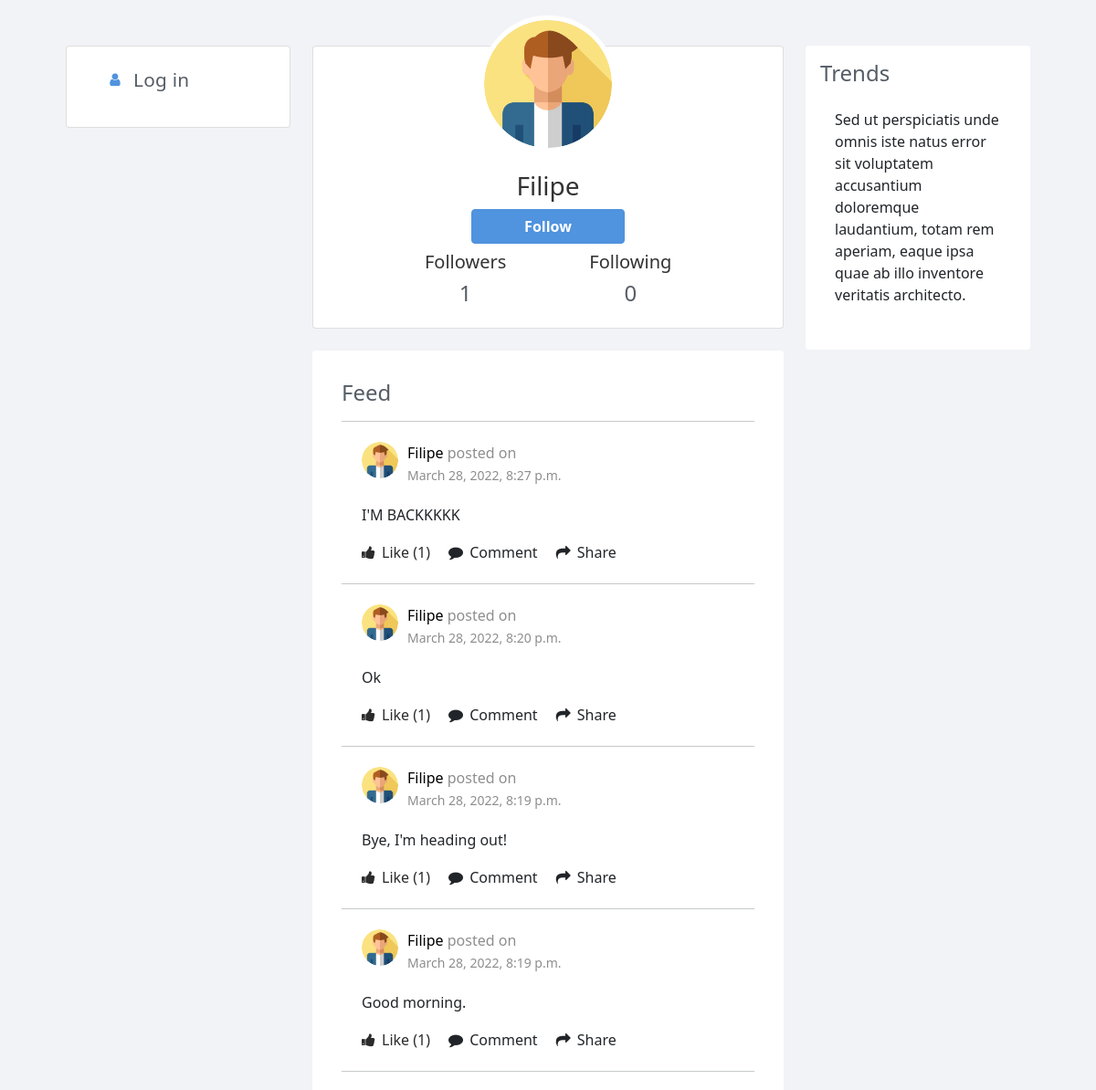
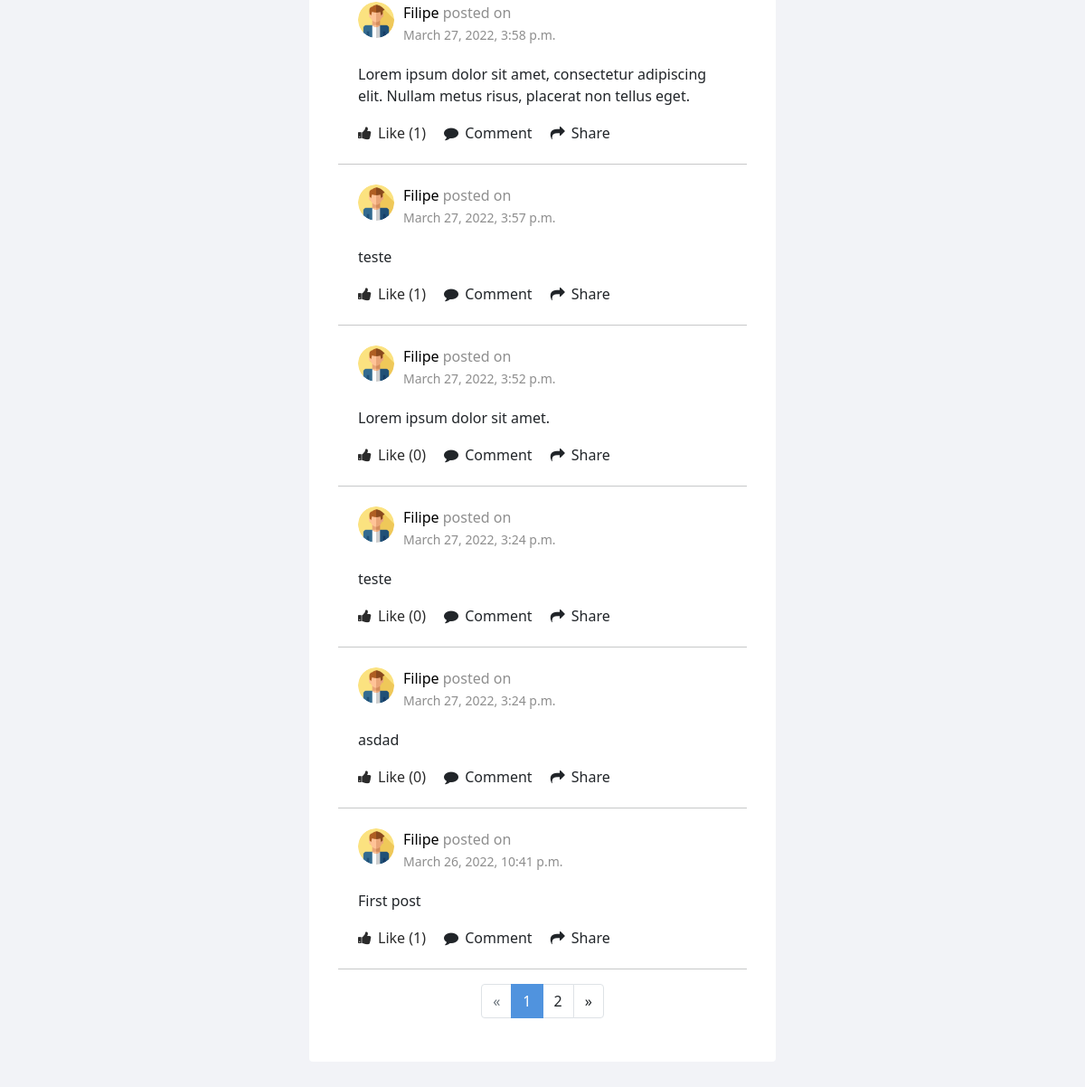
The page /u/Filipe on the database its author committed (2 pictures, top to bottom).
### network/models.py (models this page shows, shortened)
class User(AbstractUser):
    pass

class Post(models.Model):
    user = models.ForeignKey(User, on_delete=models.CASCADE, related_name="user_id")
    content = models.CharField(max_length=300, null=True, blank=True)
    timestamp = models.DateTimeField(auto_now_add=True)

### network/views.py (the view)
# urls.py: path('u/<username>', views.profile, name="profile"),
def profile(request, username):
    is_following=False
    profile_user = User.objects.get(username__iexact=username) #iexact ignores the lower and upper cases
    posts = Post.objects.filter(
            user=profile_user.id).order_by('-timestamp')
    total_following = Follow.objects.filter(
        follower=profile_user).count()
    total_followers = Follow.objects.filter(
        following=profile_user).count()
    if request.user.is_authenticated:
        logged_user = request.user.id
        if Follow.objects.filter(
        follower=request.user.id, following=profile_user).count() == 1:
            is_following=True
    user_liked_posts = Like.objects.filter(
            user_id=request.user.id).values_list('post_id', flat=True)
    post_num_like = {}
    if len(posts) > 0:
        for post in posts:
            post_num_like.update({post.id: Like.objects.filter(
        post=post.id).count()})
    paginator = Paginator(posts, 10)
    page_number = request.GET.get('page', 1)
    pages = paginator.get_page(page_number)
    return render(request, "network/profile.html", {
        "posts_pages": pages,
        "profile_user": profile_user,
        "is_following": is_following,
        "total_following": total_following,
        "total_followers": total_followers,
        "self_user_id":request.user.id,
        "post_num_likes": post_num_like,
        "user_liked_posts": user_liked_posts
    })

### network/templatetags/custom_tags.py (called while the page is built)
@register.filter(name='lookup')
def lookup(value, arg):
    return value[arg]

### network/templates/network/profile.html (shortened to what this page needs)
{% extends "network/layout.html" %}
{% load static %}
{% load custom_tags%}
{% block body %}
<div class="page-inner no-page-title" id="profile_page">
    <div id="main-wrapper">
        <div class="row">
            <div class="col-lg-5 col-xl-3">
                <div class="card mb-3">
                    <div class="card-body">
                        <ul class="nav-main" id="navbar">
                            {% if user.is_authenticated %}
                            <li class="nav-main-item">
                                <a class="nav-main-link" href="{% url 'index' %}">
                                    <i class="nav-main-link-icon fa fa-home"></i>
                                    <span class="nav-main-link-name">All Posts</span>
                                </a>
                            </li>
                            <li class="nav-main-item">
                                <a class="nav-main-link" href="{% url 'following' %}">
                                    <i class="nav-main-link-icon fa fa-users"></i>
                                    <span class="nav-main-link-name">Followers</span>
                                </a>
                            </li>
                            <li class="nav-main-item">
                                <a class="nav-main-link" href="{% url 'profile' user%}">
                                    <i class="nav-main-link-icon fa fa-user"></i>
                                    <span class="nav-main-link-name">Profile</span>
                                </a>
                            </li>
                            <li class="nav-main-item">
                                <a class="nav-main-link" href="">
                                    <i class="nav-main-link-icon fa fa-commenting"></i>
                                    <span class="nav-main-link-name">Messages</span>
                                </a>
                            </li>
                            <li class="nav-main-item">
                                <a class="nav-main-link" href="#">
                                    <i class="nav-main-link-icon fa fa-ellipsis-h"></i>
                                    <span class="nav-main-link-name">More</span>
                                </a>
                            </li>
                             <li class="nav-main-item" type="button" id="dropdownMenu2" data-bs-toggle="dropdown" aria-expanded="false">
                                <a class="nav-main-link" href="#">
                                    <i class="nav-main-link-icon fa fa-cog"></i>
                                    <span class="nav-main-link-name">{{ user.username }}</span>
                                </a>
                            </li>
                            <ul class="dropdown-menu" aria-labelledby="dropdownMenu2">
                                <li class="nav-main-item">
                                <a class="nav-main-link" href="{% url 'logout' %}">
                                    <i class="nav-main-link-icon fa fa-sign-out"></i>
                                    <span class="nav-main-link-name">Log out</span>
                                </a>
                            </li>
                            {% else %}
                            <li class="nav-main-item">
                                <a class="nav-main-link" href="{% url 'login' %}">
                                    <i class="nav-main-link-icon fa fa-user"></i>
                                    <span class="nav-main-link-name">Log in</span>
                                </a>
                            </li>
                            {% endif %}
                        </ul>
                    </div>
                </div>
            </div>
            <div class="col-lg-7 col-xl-6">
                <div class="card social-prof mb-4">
                    <div class="card-body">
                        <div class="wrapper">
                            <img src="{% static 'network/img/user-'%}{{ profile_user }}.png" alt="User Profile Picture" class="user-profile">
                            <h3 class="card-title mb-0">{{profile_user}}</h3>
                            {% if self_user_id != profile_user.id %}
                                {% if is_following %}
                                <button class="btn btn-blue col-6 mt-2" id="unfollow" onclick="follow_unfollow({{profile_user.id}})" type="button">Unfollow</button>
                                <button class="btn btn-blue col-6 mt-2 d-none" id="follow" onclick="follow_unfollow({{profile_user.id}})" type="button">Follow</button>
                                {% else %}
                                <button class="btn btn-blue col-6 mt-2" id="follow" onclick="follow_unfollow({{profile_user.id}})" type="button">Follow</button>
                                {% endif %}
                            {% endif %}
                            <div class="mt-2">
                                <div class="row">
                                    <div class="col-md-6 col-lg-6"><h5>Followers</h5></div>
                                    <div class="col-md-6 col-lg-6"><h5>Following</h5></div>
                                    <div class="col-md-6"><h4 id="total_followers">{{total_followers}}</h4></div>
                                    <div class="col-md-6"><h4 id="total_following">{{total_following}}</h4></div>
                                </div>
                            </div>
                        </div>
                    </div>
                </div>
                <div class="card card-white grid-margin">
                    <div class="card-body">
                        <h4>Feed</h4>
                        <div class="profile-timeline">
                            <ul class="list-unstyled">
                                {% for post in posts_pages %}
                                <li class="timeline-item" id="post_{{post.id}}">
                                    <div class="card card-white card-no-padding">
                                        <div class="card-body">
                                            <div class="timeline-item-header">
                                                <img src="{% static 'network/img/user-'%}{{ post.user }}.png">
                                                    <p><a class="a_user" href="{% url 'profile' post.user %}">{{post.user}}</a> <span>posted on</span></p>
                                                <small>{{post.timestamp}}</small>
                                            </div>
                                            <div class="timeline-item-post">
                                                <p>{{post.content}}</p>
                                                <div class="timeline-options">
                                                    {% if post.id in user_liked_posts%}
                                                        <a class="like_btn active" id="{{post.id}}"><i class="fa fa-thumbs-up"></i> Like <span id="likes_{{post.id}}">({{post_num_likes|lookup:post.id}})</span></a>
                                                    {% else %}
                                                        <a class="like_btn" id="{{post.id}}"><i class="fa fa-thumbs-up"></i> Like <span id="likes_{{post.id}}">({{post_num_likes|lookup:post.id}})</span></a>
                                                    {% endif %}
                                                    <a><i class="fa fa-comment"></i> Comment</a>
                                                    <a><i class="fa fa-share"></i> Share</a>
                                                </div>
                                            </div>
                                        </div>
                                    </div>
                                </li>
                                <hr style="margin-bottom: 0px;margin-top: 0px;">
                                {% endfor %}
                            </ul>
                        </div>
                        {% if posts_pages.has_other_pages %}
                            <ul class="pagination justify-content-center">
                        {% if posts_pages.has_previous %}
                            <li class="page-item"><a class="page-link" href="?page={{ posts_pages.previous_page_number }}">«</a></li>
                        {% else %}
                            <li class="page-item disabled"><a class="page-link"><span>«</span></a></li>
                        {% endif %}
                        {% for i in posts_pages.paginator.page_range %}
                            {% if posts_pages.number == i %}
                            <li class="page-item active"><a class="page-link">{{ i }} <span class="page-link sr-only">(current)</span></a></li>
                            {% else %}
                            <li class="page-item"><a class="page-link" href="?page={{ i }}">{{ i }}</a></li>
                            {% endif %}
                        {% endfor %}
                        {% if posts_pages.has_next %}
                            <li class="page-item"><a class="page-link" href="?page={{ posts_pages.next_page_number }}">»</a></li>
                        {% else %}
                            <li class="page-item disabled"><a class="page-link"><span>»</span></a></li>
                        {% endif %}
                            </ul>
                        {% endif %}
                    </div>
                </div>
            </div>
            <div class="col-lg-12 col-xl-3">
                    <div class="card card-white grid-margin">
                        <div class="card-heading clearfix">
                            <h4 class="card-title">Trends</h4>
                        </div>
                        <div class="card-body">
                            <p>Sed ut perspiciatis unde omnis iste natus error sit voluptatem accusantium doloremque laudantium, totam rem aperiam, eaque ipsa quae ab illo inventore veritatis architecto.</p>
                        </div>
                    </div>
                </div>
            </div>
        </div>
    </div>
</div>
{% endblock %}

### network/templates/network/layout.html (shortened to what this page needs)
{% load static %}
<!DOCTYPE html>
<html lang="en">
<head>
    <link
      href="https://cdn.jsdelivr.net/npm/bootstrap@5.0.2/dist/css/bootstrap.min.css"
      rel="stylesheet"
    />
    <link href="https://maxcdn.bootstrapcdn.com/font-awesome/4.7.0/css/font-awesome.min.css" rel="stylesheet" />
    <link href="{% static 'network/styles.css' %}" rel="stylesheet">
</head>
<body>
<div class="container">
{% block body %}{% endblock %}
</body>
</html>

### network/static/network/styles.css (style rules this page uses)
body { background: #f2f3f7; margin-top: 20px; }
.page-inner.no-page-title { padding-top: 30px; }
.page-inner { position: relative; min-height: calc(100% - 56px); padding: 20px 30px 40px 30px; background: #f2f3f7; }
.card.card-white { background-color: #fff; border: 1px solid transparent; border-radius: 4px; padding: 15px; }
.card-no-padding { padding: 5px !important; }
.grid-margin { margin-bottom: 2rem; }
.profile-timeline ul li .timeline-item-header { width: 100%; overflow: hidden; }
.profile-timeline ul li .timeline-item-header img { width: 40px; height: 40px; float: left; margin-right: 10px; border-radius: 50%; }
.profile-timeline ul li .timeline-item-header p { margin: 0; color: #000; font-weight: 500; }
.profile-timeline ul li .timeline-item-header p span { margin: 0; color: #8e8e8e; font-weight: normal; }
.profile-timeline ul li .timeline-item-header small { margin: 0; color: #8e8e8e; }
.profile-timeline ul li .timeline-item-post { padding: 20px 0 0 0; position: relative; }
.timeline-options { padding: 1px 0 10px 0; }
.timeline-options a { display: block; margin-right: 20px; float: left; color: #2b2b2b; text-decoration: none; }
.timeline-options a i { margin-right: 3px; }
#navbar { position: relative; right: 15px; }
#navbar .nav-main-item { display: -ms-flexbox; display: -webkit-box; display: flex; -ms-flex-direction: column; -webkit-box-orient: vertical; -webkit-box-direction: normal; flex-direction: column; }
#navbar .nav-main-link { color: #555d65; }
#navbar .nav-main-link { position: relative; display: -ms-flexbox; display: -webkit-box; display: flex; -ms-flex-align: center; -webkit-box-align: center; align-items: center; padding: 0.5rem 0.625rem; margin: 2px 0; min-height: 2.25rem; font-size: 1.3rem; font-weight: 500; line-height: 1.25rem; letter-spacing: 0.0125em; color: #555d65; border-radius: 0.2rem; }
#navbar a { -webkit-transition: color 0.12s ease-out; transition: color 0.12s ease-out; }
#navbar .nav-main-link .nav-main-link-icon { color: rgba(59, 89, 152, 0.7); }
#navbar .nav-main-link .nav-main-link-icon { display: inline-block; margin-right: 0.625rem; min-width: 1.25rem; font-size: 1rem; text-align: center; color: rgba(6, 101, 208, 0.7); }
#navbar a { color: #0665d0; text-decoration: none; background-color: transparent; }
[type="button"]:not(:disabled), [type="reset"]:not(:disabled), [type="submit"]:not(:disabled), button:not(:disabled) { cursor: pointer; }
.social-prof { color: #333; text-align: center; }
.social-prof .wrapper { width: 70%; margin: auto; margin-top: -50px; }
.social-prof img { width: 150px; height: 150px; border-radius: 50%; margin-bottom: 20px; border: 5px solid #fff; }
.btn-blue { color: #fff; background-color: #5093de; border-color: #5093de; padding: 0.375rem 0.75rem; font-size: 1rem; font-weight: 600; }
h4 { color: #555d65; }
.a_user { color: #000; text-decoration: none; }
.like_btn { cursor: pointer; }
.active { color: #5093de !important; }
.page-item.active .page-link { z-index: 3; color: #fff; background-color: #5093de; border-color: #5093de; }
.page-link { position: relative; display: block; color: #212529; text-decoration: none; background-color: #fff; border: 1px solid #dee2e6; -webkit-transition: color 0.15s ease-in-out, background-color 0.15s ease-in-out, border-color 0.15s ease-in-out, -webkit-box-shadow 0.15s ease-in-out; transition: color 0.15s ease-in-out, background-color 0.15s ease-in-out, border-color 0.15s ease-in-out, -webkit-box-shadow 0.15s ease-in-out; transition: color 0.15s ease-in-out, background-color 0.15s ease-in-out, border-color 0.15s ease-in-out, box-shadow 0.15s ease-in-out; transition: color 0.15s ease-in-out, background-color 0.15s ease-in-out, border-color 0.15s ease-in-out, box-shadow 0.15s ease-in-out, -webkit-box-shadow 0.15s ease-in-out; }

### rows shown on the page
User: username (picture), username "Filipe"
Post: user (picture), user "Filipe", timestamp "March 28, 2022, 8:27 p.m.", content "I'M BACKKKKK", id "1"
Post: user (picture), user "Filipe", timestamp "March 28, 2022, 8:20 p.m.", content "Ok", id "1"
Post: user (picture), user "Filipe", timestamp "March 28, 2022, 8:19 p.m.", content "Bye, I'm heading out!", id "1"
Post: user (picture), user "Filipe", timestamp "March 28, 2022, 8:19 p.m.", content "Good morning.", id "1"
Post: user (picture), user "Filipe", timestamp "March 27, 2022, 3:58 p.m.", content "Lorem ipsum dolor sit amet, consectetur adipiscing elit. Nullam metus risus, placerat non tellus eget.", id "1"
Post: user (picture), user "Filipe", timestamp "March 27, 2022, 3:57 p.m.", content "teste", id "1"
Post: user (picture), user "Filipe", timestamp "March 27, 2022, 3:52 p.m.", content "Lorem ipsum dolor sit amet.", id "0"
Post: user (picture), user "Filipe", timestamp "March 27, 2022, 3:24 p.m.", content "teste", id "0"
Post: user (picture), user "Filipe", timestamp "March 27, 2022, 3:24 p.m.", content "asdad", id "0"
Post: user (picture), user "Filipe", timestamp "March 26, 2022, 10:41 p.m.", content "First post", id "1"

### other values the page prints
{{ total_followers }} "1"
{{ total_following }} "0"
{{ i }} "1"
{{ i }} "2"
